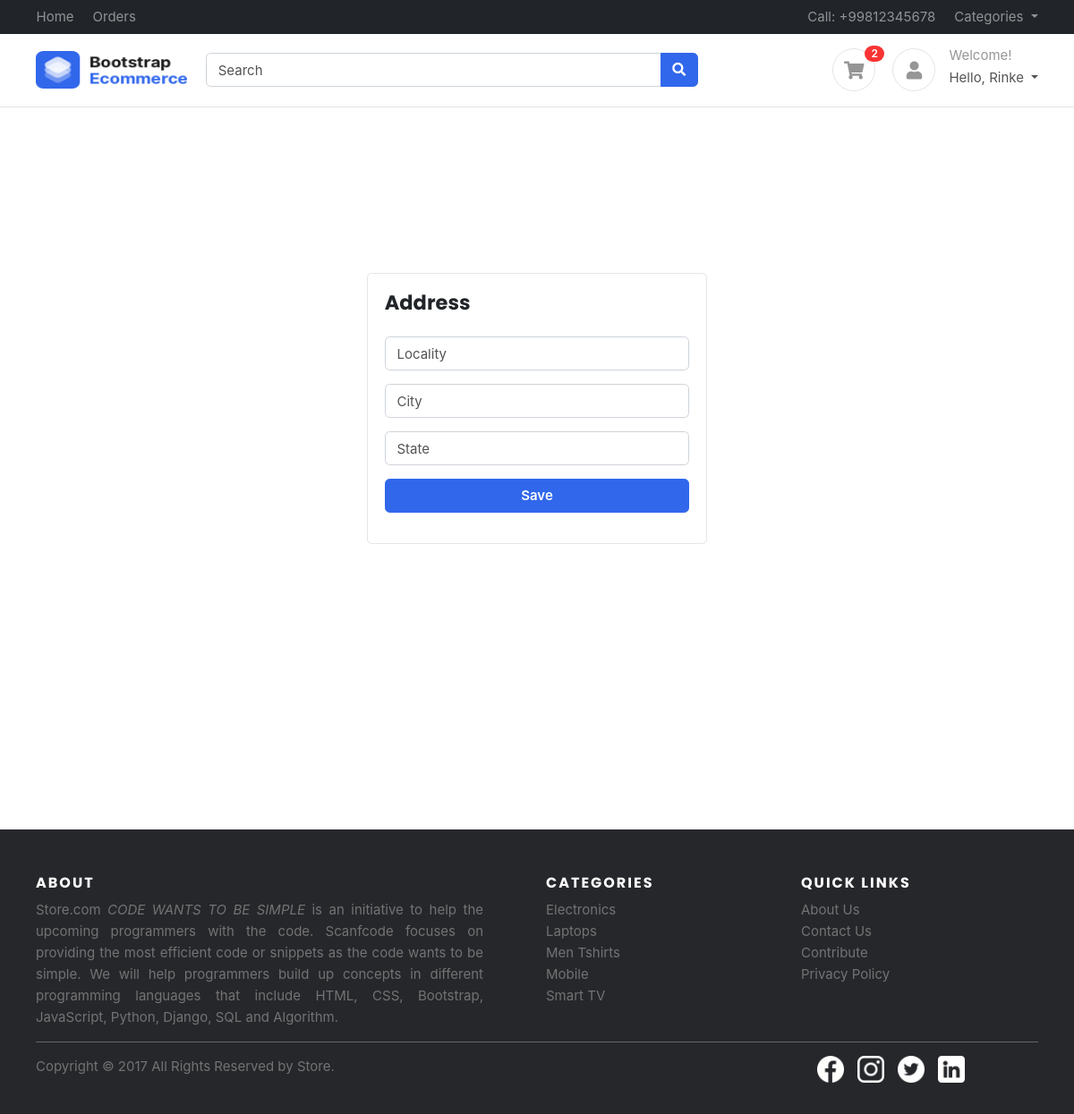
The page /address/ (signed in) on the database its author committed.
### storeApp/models.py (models this page shows, shortened)
class Category(models.Model):
    title = models.CharField(max_length=255, verbose_name='Category Title')
    slug = models.SlugField(verbose_name='Category Slug')
    description = models.TextField(blank=True)
    category_image = models.ImageField(upload_to='categories', verbose_name='Category Image')
    is_active = models.BooleanField(verbose_name='Is Active')
    is_featured = models.BooleanField(verbose_name='Is Featured?')
    created_at = models.DateTimeField(auto_now_add=True, verbose_name='Created Date')
    updated_at = models.DateTimeField(auto_now_add=True, verbose_name='Updated Date')
    class Meta:
        verbose_name_plural = 'Categories'
        ordering = ('-created_at',)

### storeApp/views.py (the view)
# urls.py: path('address/', views.address, name="address"),
@login_required(login_url='signin')
def address(request):
    if request.GET.get('q'):
        mycheck = request.GET.get('q')
        if mycheck:
            if request.method == 'POST':
                locality = request.POST['locality']
                city = request.POST['city']
                state = request.POST['state']
                get_address = Address(user=request.user, locality=locality, city=city, state=state)
                get_address.save()
                messages.success(request, 'Address has been Added.')
                return redirect('checkout')
    else:
        if request.method == 'POST':
                locality = request.POST['locality']
                city = request.POST['city']
                state = request.POST['state']
                get_address = Address(user=request.user, locality=locality, city=city, state=state)
                get_address.save()
                messages.success(request, 'Address has been Added.')
                return redirect('profile')
    return render(request, 'address.html')

### storeApp/context_preprocessors.py (called while the page is built)
def categories_menu(request):
    all_categories = Category.objects.filter(is_active=True)
    context = {'all_categories':all_categories}
    return context

def cart_count(request):
    if request.user.is_authenticated:
        user = request.user
        cart_items = Cart.objects.filter(user=user)
        print(cart_items)
        context = {'cart_items':cart_items}
    else:
        context = {}
    return context

### storeApp/models.py (called while the page is built)
    def __str__(self) -> str:
        return str(self.user)

### templates/address.html (shortened to what this page needs)
{% extends 'base.html' %}
{% block address %}
<section class="section-conten padding-y mt-5" style="min-height:84vh">
    <div class="card mx-auto" style="max-width: 380px; margin-top:100px;">
        <div class="card-body">
            <h4 class="card-title mb-4">Address</h4>
            <form method="POST", action="{% url 'address' %}">
                <div class="form-group">
                    <input name="locality" class="form-control" placeholder="Locality" type="text" required>
                </div>
                <div class="form-group">
                    <input name="city" class="form-control" placeholder="City" type="text" required>
                </div>
                <div class="form-group">
                    <input name="state" class="form-control" placeholder="State" type="text" required>
                </div>
                <div class="form-group">
                    <button type="submit" class="btn btn-primary btn-block">Save</button>
                </div>
            </form>
        </div>
    </div>
    <br><br>
</section>
{% endblock address %}

### templates/base.html (shortened to what this page needs)
<!DOCTYPE HTML>
{% load static %}
<html lang="en">
<head>
	<link rel="stylesheet" type="text/css" href="//cdn.jsdelivr.net/npm/slick-carousel@1.8.1/slick/slick.css"/>
	<link rel="stylesheet" href="/static/css/style.css">
	<link href="https://cdn.jsdelivr.net/npm/bootstrap@5.2.2/dist/css/bootstrap.min.css" rel="stylesheet"
>
	<link href="/static/css/bootstrap.css" rel="stylesheet" type="text/css" />
	<link href="/static/fonts/fontawesome/css/all.min.css" type="text/css" rel="stylesheet">
	<link href="/static/css/ui.css" rel="stylesheet" type="text/css" />
	<link href="/static/css/responsive.css" rel="stylesheet" />
</head>
<body>
	<header class="section-header">
		<nav class="navbar navbar-dark navbar-expand p-0 bg-dark">
			<div class="container">
				<ul class="navbar-nav d-none d-md-flex mr-auto">
					<li class="nav-item"><a class="nav-link" href="/">Home</a></li>
					<li class="nav-item"><a class="nav-link" href="{% url 'orders' %}">Orders</a></li>
				</ul>
				<ul class="navbar-nav">
					<li class="nav-item"><a href="#" class="nav-link"> Call: +99812345678 </a></li>
					<li class="nav-item dropdown">
						<a href="#" class="nav-link dropdown-toggle" data-toggle="dropdown"> Categories </a>
					</li>
				</ul>
			</div>
		</nav>
		<section class="header-main border-bottom">
			<div class="container">
				<div class="row align-items-center">
					<div class="col-lg-2 col-4">
						<div class="brand-wrap">
							<a href="/"><img class="logo" src="/static/images/logo.png"></a>
						</div>
					</div>
					<div class="col-lg-6 col-sm-12">
						<form action="{% url 'search' %}" method="get" class="search">
							<div class="input-group w-100">
								<input type="text" name="q" id="query_search" class="form-control" placeholder="Search">
								<div class="input-group-append">
									<button class="btn btn-primary" type="submit">
										<i class="fa fa-search"></i>
									</button>
								</div>
							</div>
						</form>
					</div>
					<div class="col-lg-4 col-sm-6 col-8">
						<div class="widgets-wrap float-md-right">
							<div class="widget-header  mr-3">
								<a href="{% url 'cart' %}" class="icon icon-sm rounded-circle border"><i
										class="fa fa-shopping-cart"></i></a>
								<span class="badge badge-pill badge-danger notify">{{cart_items.count}}</span>
							</div>
							<div class="widget-header icontext">
								<a href="#" class="icon icon-sm rounded-circle border"><i class="fa fa-user"></i></a>
								<div class="text">
                                    {% if user.is_authenticated %}
                                    <div>
										<span class="text-muted">Welcome!</span>
										<ul class="navbar-nav">
											<li class="nav-item dropdown">
												<a href="#" class="nav-link dropdown-toggle" data-toggle="dropdown">Hello, {{user.first_name | capfirst}} </a>
											</li>
										</ul>
									</div>
                                    {% else %}
									<div>
										<a href="{% url 'signin' %}">Sign in</a> |
										<a href="{% url 'signup' %}"> Register</a>
									</div>
                                    {% endif %}
								</div>
							</div>
						</div>
					</div>
				</div>
			</div>
		</section>
	</header>
	{% block address %}
	{% endblock  %}
	  <footer class="site-footer mt-6">
		<div class="container">
		  <div class="row">
			<div class="col-sm-12 col-md-6">
			  <h6>About</h6>
			  <p class="text-justify fix-width">Store.com <i>CODE WANTS TO BE SIMPLE </i> is an initiative  to help the upcoming programmers with the code. Scanfcode focuses on providing the most efficient code or snippets as the code wants to be simple. We will help programmers build up concepts in different programming languages that include HTML, CSS, Bootstrap, JavaScript, Python, Django, SQL and Algorithm.</p>
			</div>
			<div class="col-xs-6 col-md-3">
			  <h6>Categories</h6>
			  <ul class="footer-links">
				{% for category in all_categories|slice:"0:5" %}
				<li><a href="{% url 'category_product' category.slug %}">{{category.title}}</a></li>
				{% endfor %}
			  </ul>
			</div>
			<div class="col-xs-6 col-md-3">
			  <h6>Quick Links</h6>
			  <ul class="footer-links">
				<li><a href="">About Us</a></li>
				<li><a href="">Contact Us</a></li>
				<li><a href="">Contribute</a></li>
				<li><a href="">Privacy Policy</a></li>
			  </ul>
			</div>
		  </div>
		  <hr>
		</div>
		<div class="container">
		  <div class="row">
			<div class="col-md-8 col-sm-6 col-xs-12">
			  <p class="copyright-text">Copyright &copy; 2017 All Rights Reserved by
		   <a href="#">Store</a>.
			  </p>
			</div>
			<div class="col-md-4 col-sm-6 col-xs-12">
			  <ul class="social-icon">
				 <li><a href=""><img src="{% static 'images/hero/facebook-circular-logo.png' %}" alt=""></a></li>
				 <li><a href=""><img src="{% static 'images/hero/instagram.png' %}" alt=""></a></li>
				 <li><a href=""><img src="{% static 'images/hero/twitter.png' %}" alt=""></a></li>
				 <li><a href=""><img src="{% static 'images/hero/linkedin.png' %}" alt=""></a></li>
			  </ul>
			</div>
		  </div>
		</div>
  </footer>
</body>
</html>

### static/css/style.css (style rules this page uses)
* { margin: 0; padding: 0; text-decoration: none; }
.mt-6 { margin-top: 6rem; }
hr { border: 1px solid rgb(166, 164, 164) !important; border-bottom: none !important; border-right: none !important; border-left: none !important; }
img { width: 100%; display: block; }
h4 { font-family: 'Poppins', sans-serif; font-weight: 400; }
h6 { font-family: 'Poppins', sans-serif; font-weight: 200; }
.site-footer { background-color:#26272b; padding:45px 0 20px; font-size:15px; line-height:24px; color:#737373; }
.site-footer hr { border-top-color:#bbb; opacity:0.5 }
.site-footer h6 { color:#fff; font-size:16px; text-transform:uppercase; margin-top:5px; letter-spacing:2px }
.site-footer a { color:#737373; }
.footer-links { padding-left:0; list-style:none }
.footer-links li { display:block }
.footer-links a { color:#737373 }
ul li { list-style: none; }
.social-icon { display: flex; align-items: center; justify-content: center; gap: 1rem; }
.social-icon li a img { width: 30px; height: 30px; transition: all .3s; filter: invert(100%); }
.copyright-text { margin:0 }
.fix-width { width: 500px; }

### static/css/ui.css (style rules this page uses)
html { font-family: 'Inter', sans-serif; font-size: 15px; }
.icon-xs, .icon-sm, .icon-md, .icon-lg { display: inline-block; text-align: center; flex-shrink: 0; flex-grow: 0; }
.icon-sm { width: 48px; height: 48px; line-height: 48px; font-size: 20px; }
.padding-y { padding-top: 40px; padding-bottom: 40px; }
article:after, .form-group:after { display: block; clear: both; content: ""; }
.card .card-title { color: #212529; }
p:last-child { margin-bottom: 0; }
.header-main { position: relative; padding-top: 1rem; padding-bottom: 1rem; }
.brand-wrap .logo, .navbar-brand .logo { margin-right: 7px; max-height: 42px; display: inline-block; }
.widget-header { display: inline-block; vertical-align: middle; position: relative; }
.widget-header a { color: #545454; }
.widget-header i { color: #969696; }
.widget-header .notify { position: absolute; top: -3px; right: -10px; }
.icontext { display: inline-flex; align-items: center; vertical-align: middle; }
.icontext .text { width: 100%; line-height: 1.2; color: #212529; }
.icontext .icon { position: relative; margin-right: 15px; flex-shrink: 0; flex-grow: 0; }
.notify { position: absolute; top: -4px; right: -10px; display: inline-block; padding: .25em .6em; font-size: 12px; line-height: 1; text-align: center; border-radius: 3rem; color: #fff; background-color: #fa3434; }

### rows shown on the page
Category: title "Electronics"
Category: title "Laptops"
Category: title "Men Tshirts"
Category: title "Mobile"
Category: title "Smart TV"

### other values the page prints
{{ cart_items.count }} "2"
{{ user.first_name | capfirst }} "Rinke"
